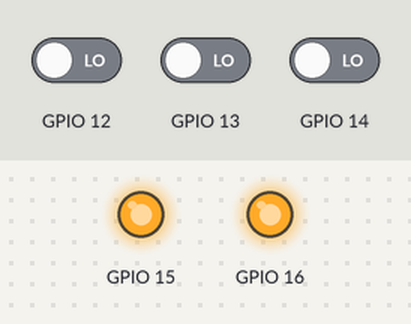
Recording of a program running on a simulated ESP32. Parts: output pins drawn as LEDs (lit = HIGH). The test bench sets the inputs (shaded band); at power-on: GPIO 12 LOW, GPIO 14 LOW, GPIO 13 LOW. WiFi joins after 1.5 s; servers stay silent unless stated.

Above: at 2.7 s.
2.8 s: GPIO 12 driven HIGH
At 3.8 s:
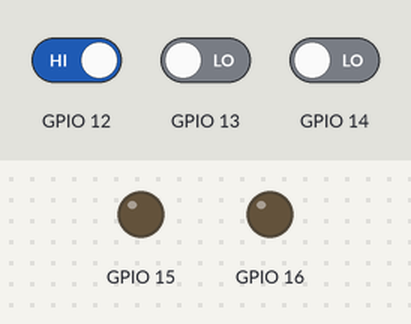
4.3 s: GPIO 12 driven LOW
At 4.7 s:
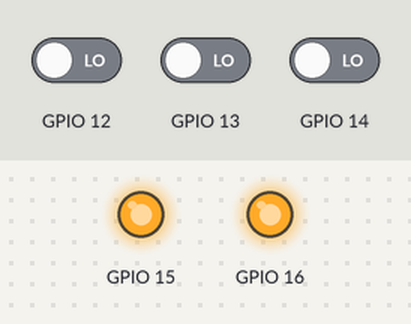
5.8 s: GPIO 14 driven HIGH
At 7.2 s:
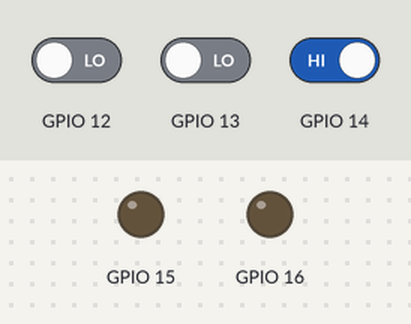
Timing chart, 0 to 8.8 s (numbered marks = the images above; inputs shaded):
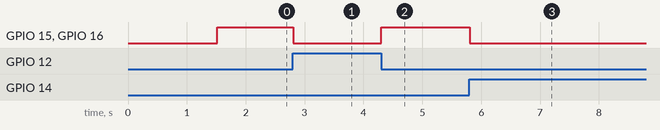

Measured:
- after the input at 2.8 s, GPIO 15, GPIO 16: HIGH → LOW at once
- after the input at 4.3 s, GPIO 15, GPIO 16: LOW → HIGH at once
- after the input at 5.8 s, GPIO 15, GPIO 16: HIGH → LOW at once

The program:

main.cpp
```cpp
//----------------------Skeleton Code--------------------//
#include <WiFi.h>
#include <WiFiUdp.h>
#include <ArduinoOTA.h>

//    Can be client or even host   //
#ifndef STASSID
#define STASSID "Ayush"  // Replace with your network credentials
#define STAPSK  "asdfghjkl"
#endif

const char* ssid = STASSID;
const char* password = STAPSK;


void OTAsetup() {
  WiFi.mode(WIFI_STA);
  WiFi.begin(ssid, password);
  while (WiFi.waitForConnectResult() != WL_CONNECTED) {
    delay(5000);
    ESP.restart();
  }
  ArduinoOTA.begin();
}

void OTAloop() {
  ArduinoOTA.handle();
}

//-------------------------------------------------------//
int A=0, B=0, C=0, X=0, Y=0;

void setup(){
  OTAsetup();

  //-------------------//
  // Custom setup code //
  //-------------------//
//	pinMode(2, OUTPUT);

	pinMode(15, OUTPUT);
	pinMode(16, OUTPUT);
	pinMode(12, INPUT);
	pinMode(13, INPUT);
	pinMode(14, INPUT);
}

void loop() {
  OTAloop();
  delay(10);  // If no custom loop code ensure to have a delay in loop
  //-------------------//
  // Custom loop code  //
  //-------------------//
  	/*digitalWrite(2, HIGH);
	delay(100);
	digitalWrite(2, LOW);
	delay(100);*/

  A = digitalRead(14);
  B = digitalRead(13);
  C = digitalRead(12);
  X=((A || B || !C) && (A || !B || !C) && (!A || B || C) && (!A || !B || !C));

  Y=((!A && !B && !C) || (!A && B && !C) || (A && !B && C) || (A && B && !C));
  digitalWrite(15,X);
  digitalWrite(16,Y);

}
```
